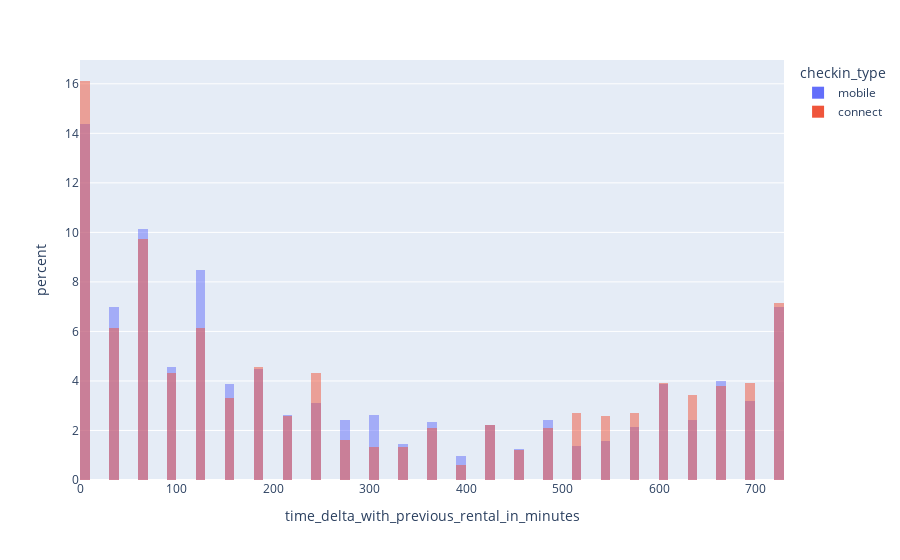

The notebook cell saved with this chart:
### Markdown cell above
Users choosing the mobile rental agrement return the car later than the ones using the connect agrement. This is not very suprising because in a mobile rental the owner can also be late for checkin/checkout.

### Code cell
px.histogram(data_frame=df, x='time_delta_with_previous_rental_in_minutes', color='checkin_type', nbins=100, histnorm='percent', barmode='overlay')

### Figure 1 — Plotly figure (JSON) as saved in the notebook; plotly's stock layout.template omitted (floating-point values rounded to 4 significant figures; data arrays with more than 128 entries replaced by an {"elided": "..."} marker saying what was removed)
{"data": [{"alignmentgroup": "True", "bingroup": "x", "histnorm": "percent", "hovertemplate": "checkin_type=mobile<br>time_delta_with_previous_rental_in_minutes=%{x}<br>percent=%{y}<extra></extra>", "legendgroup": "mobile", "marker": {"color": "#636efa", "opacity": 0.5, "pattern": {"shape": ""}}, "name": "mobile", "nbinsx": 100, "offsetgroup": "mobile", "orientation": "v", "showlegend": true, "type": "histogram", "x": {"elided": "17003 int values"}, "xaxis": "x", "yaxis": "y"}, {"alignmentgroup": "True", "bingroup": "x", "histnorm": "percent", "hovertemplate": "checkin_type=connect<br>time_delta_with_previous_rental_in_minutes=%{x}<br>percent=%{y}<extra></extra>", "legendgroup": "connect", "marker": {"color": "#EF553B", "opacity": 0.5, "pattern": {"shape": ""}}, "name": "connect", "nbinsx": 100, "offsetgroup": "connect", "orientation": "v", "showlegend": true, "type": "histogram", "x": {"elided": "4307 int values"}, "xaxis": "x", "yaxis": "y"}], "layout": {"barmode": "overlay", "legend": {"title": {"text": "checkin_type"}, "tracegroupgap": 0}, "margin": {"t": 60}, "xaxis": {"anchor": "y", "domain": [0, 1], "title": {"text": "time_delta_with_previous_rental_in_minutes"}}, "yaxis": {"anchor": "x", "domain": [0, 1], "title": {"text": "percent"}}}}
